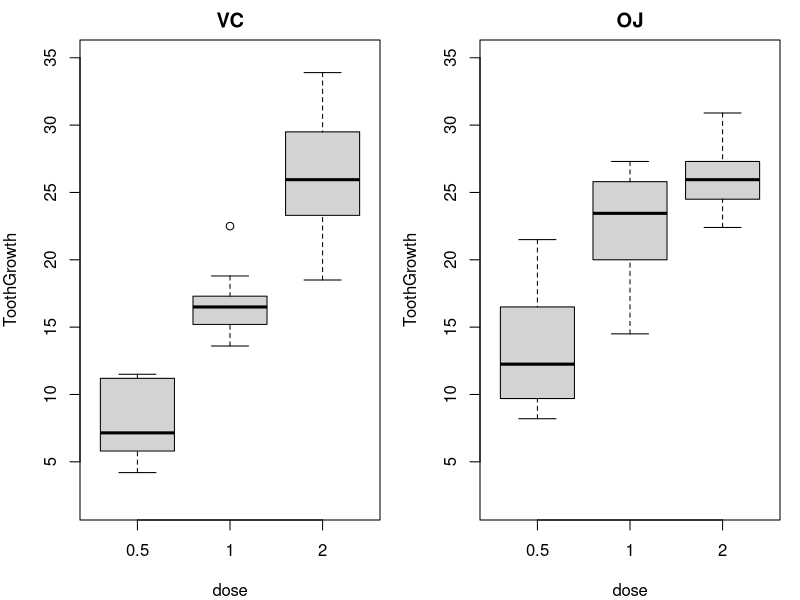

R code for this plot:
## ---- chunk 1
knitr::opts_chunk$set(echo = TRUE)
## ---- chunk 2
str(ToothGrowth)
## ---- chunk 3
# Assign ToothGrowth to a new variable tg
tg <- ToothGrowth
# Convert ToothGrowth$supp to character instead of factor
tg$supp <- as.character(tg$supp)
# Assign all VC and OJ to vc and oj
vc <- subset(tg,supp == "VC")
oj <- subset(tg, supp == "OJ")
## ---- chunk 4
# Load library
library(dplyr)
# Calculate means
mns <- tg%>%group_by(supp, dose)%>%summarise(mean(len))
mns
sds <- tg%>%group_by(supp, dose)%>%summarise(sd(len))
sds
## ---- chunk 5
# Make a plot of one row and 2 columns
par(mfrow=c(1,2), mar=c(4,4,2,1))

# Make boxplots of len for different doses of VC and OJ
boxplot(len~dose, vc, xlab="dose", ylab="ToothGrowth", main="VC", ylim=c(2,35))
boxplot(len~dose, oj, xlab="dose", ylab="ToothGrowth", main="OJ", ylim=c(2,35))
## ---- chunk 6
vc_half <- subset(vc, dose==0.5)
vc_1 <- subset(vc, dose==1)
vc_2 <- subset(vc, dose==2)
oj_half <- subset(oj, dose==0.5)
oj_1 <- subset(oj, dose==1)
oj_2 <- subset(oj, dose==2)
## ---- chunk 7
t.test(vc_1$len-vc_half$len, alternative="greater")
## ---- chunk 8
t.test(vc_2$len-vc_1$len, alternative="greater")
## ---- chunk 9
t.test(oj_1$len-oj_half$len, alternative="greater")
## ---- chunk 10
t.test(oj_2$len-oj_1$len, alternative="greater")
## ---- chunk 11
t.test(oj_half$len-vc_half$len, alternative="greater")
## ---- chunk 12
t.test(oj_1$len-vc_1$len, alternative="greater")
## ---- chunk 13
# Assumes same variance in two groups
t.test(vc_2$len-oj_2$len, alternative="two.sided")
